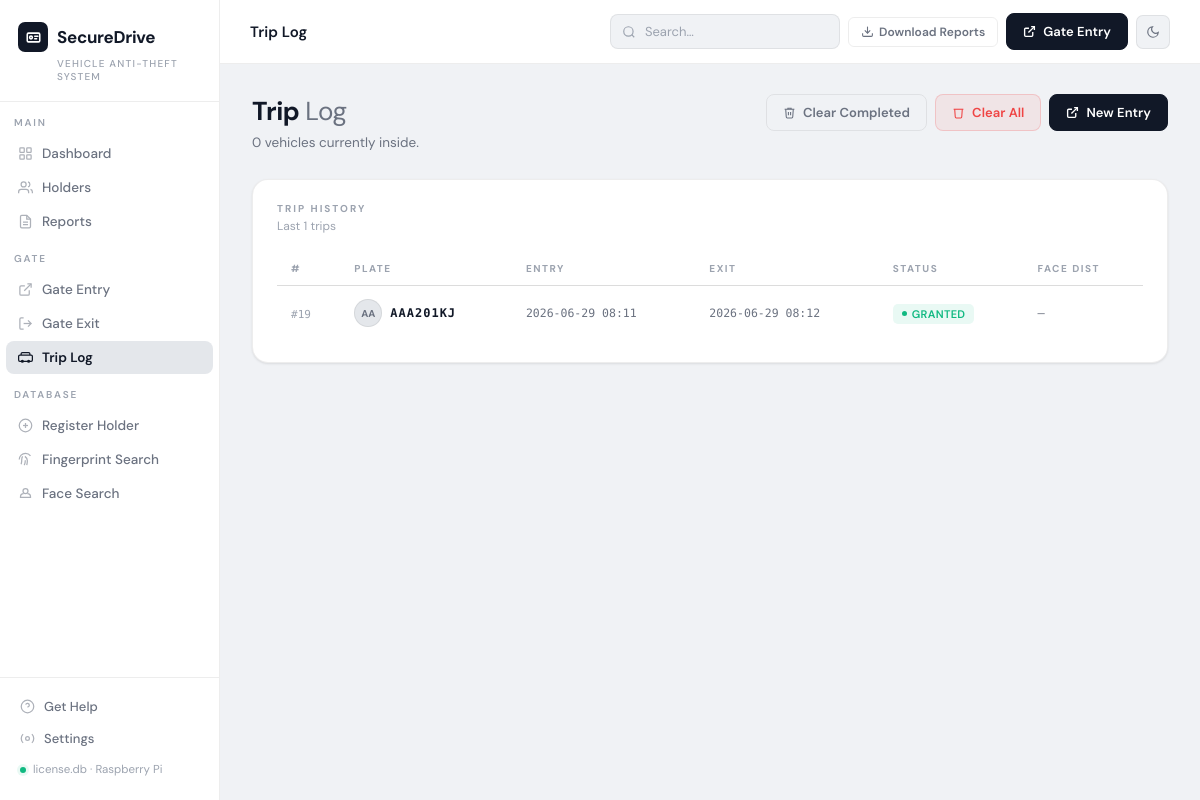
The page /gate/trips on the database as committed earlier.
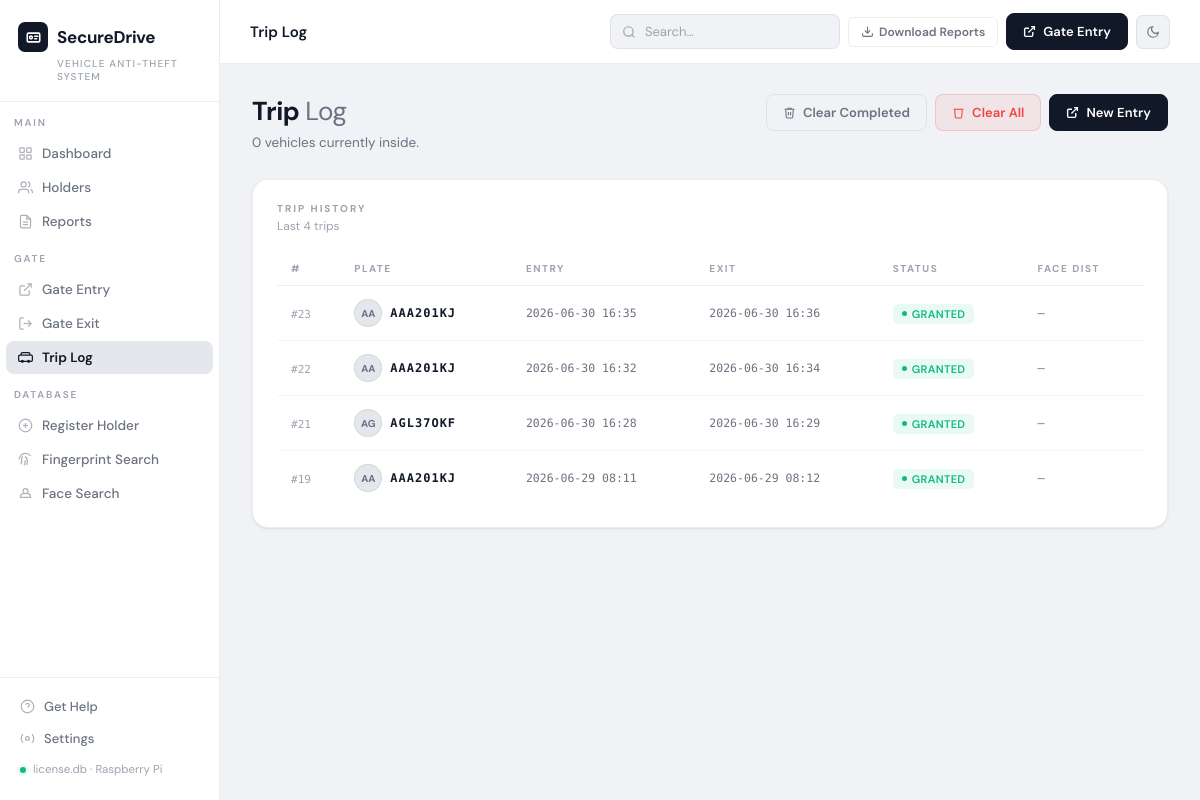
The same page on the database as committed later.
### tables this page shows
CREATE TABLE trips (
            id                   INTEGER PRIMARY KEY AUTOINCREMENT,
            plate_number         TEXT NOT NULL,
            vehicle_color        TEXT,
            vehicle_color_hsv    TEXT,
            vehicle_photo_path   TEXT,
            face_photo_path      TEXT,
            face_encoding        TEXT,
            fingerprint_template TEXT,
            status               TEXT DEFAULT 'INSIDE'
                                     CHECK(status IN ('INSIDE','EXITED','DENIED')),
            entry_time           TEXT DEFAULT (datetime('now')),
            exit_time            TEXT,
            exit_face_photo_path TEXT,
            exit_result          TEXT,
            face_distance        REAL,
            color_match          INTEGER,
            notes                TEXT
        , passcode TEXT);

### app.py (the view)
@app.route("/gate/trips")
def gate_trips():
    active  = db.get_active_trips()
    history = db.get_all_trips(limit=100)
    return render_template("gate_trips.html", active=active, history=history)

### app.py (called while the page is built)
@app.context_processor
def inject_now():
    return {"now": datetime.now().strftime("%Y-%m-%d")}

### database.py (called while the page is built)
def get_connection():
    conn = sqlite3.connect(DB_PATH)
    conn.row_factory = sqlite3.Row
    return conn

def get_active_trips():
    conn = get_connection()
    c = conn.cursor()
    c.execute("SELECT * FROM trips WHERE status='INSIDE' ORDER BY entry_time DESC")
    rows = c.fetchall()
    conn.close()
    return [dict(r) for r in rows]

def get_all_trips(limit=100):
    conn = get_connection()
    c = conn.cursor()
    c.execute("SELECT * FROM trips ORDER BY entry_time DESC LIMIT ?", (limit,))
    rows = c.fetchall()
    conn.close()
    return [dict(r) for r in rows]

### templates/gate_trips.html (shortened to what this page needs)
{% extends "base.html" %}
{% block topbar_title %}Trip Log{% endblock %}
{% block content %}
<div class="page-header">
    <div>
        <div class="page-greeting">Trip <span>Log</span></div>
        <div class="page-sub">{{ active|length }} vehicle{{ 's' if active|length != 1 }} currently inside.</div>
    </div>
    <div class="page-actions">
        {% if history %}
        <form method="POST" action="{{ url_for('gate_trips_clear_history') }}"
              onsubmit="return confirm('Clear completed trips (EXITED / DENIED)? Active vehicles are kept. This cannot be undone.');">
            <button type="submit" class="btn btn-outline">
                <svg width="13" height="13" fill="none" stroke="currentColor" stroke-width="2"
                     viewBox="0 0 24 24"><polyline points="3 6 5 6 21 6"/><path d="M19 6l-1 14a2 2 0 0 1-2 2H8a2 2 0 0 1-2-2L5 6"/><path d="M10 11v6"/><path d="M14 11v6"/><path d="M9 6V4h6v2"/></svg>
                Clear Completed
            </button>
        </form>
        {% endif %}
        <form method="POST" action="{{ url_for('gate_trips_clear_all') }}"
              onsubmit="return confirm('Delete ALL trip records including vehicles currently inside? This cannot be undone.');">
            <button type="submit" class="btn btn-red">
                <svg width="13" height="13" fill="none" stroke="currentColor" stroke-width="2"
                     viewBox="0 0 24 24"><polyline points="3 6 5 6 21 6"/><path d="M19 6l-1 14a2 2 0 0 1-2 2H8a2 2 0 0 1-2-2L5 6"/></svg>
                Clear All
            </button>
        </form>
        <a href="{{ url_for('gate_entry') }}" class="btn btn-gold">
            <svg width="13" height="13" fill="none" stroke="currentColor" stroke-width="2.5"
                 viewBox="0 0 24 24"><path d="M15 3h6v6"/><path d="M10 14L21 3"/><path d="M18 13v6a2 2 0 0 1-2 2H5a2 2 0 0 1-2-2V8a2 2 0 0 1 2-2h6"/></svg>
            New Entry
        </a>
    </div>
</div>
<div class="card">
    <div class="card-header">
        <div>
            <div class="card-title">Trip History</div>
            <div class="card-sub">Last {{ history|length }} trips</div>
        </div>
    </div>
    {% if history %}
    <div class="table-wrap">
        <table>
            <thead>
                <tr>
                    <th>#</th>
                    <th>Plate</th>
                    <th>Entry</th>
                    <th>Exit</th>
                    <th>Status</th>
                    <th>Face Dist</th>
                </tr>
            </thead>
            <tbody>
                {% for t in history %}
                <tr>
                    <td><span class="mono" style="font-size:11px;color:var(--text-mute)">#{{ t.id }}</span></td>
                    <td>
                        <div style="display:flex;align-items:center;gap:8px;">
                            {% if t.face_photo_path %}
                            <img src="{{ t.face_photo_path | gate_photo_url }}"
                                 style="width:28px;height:28px;object-fit:cover;border-radius:50%;
                                        border:1px solid var(--border);">
                            {% else %}
                            <div class="avatar-sm" style="width:28px;height:28px;font-size:10px;">
                                {{ t.plate_number[:2] }}
                            </div>
                            {% endif %}
                            <strong class="mono" style="font-size:12px;letter-spacing:1px;">
                                {{ t.plate_number }}
                            </strong>
                        </div>
                    </td>
                    <td class="mono" style="font-size:11.5px;color:var(--text-dim);">
                        {{ t.entry_time[:16] if t.entry_time else '—' }}
                    </td>
                    <td class="mono" style="font-size:11.5px;color:var(--text-dim);">
                        {{ t.exit_time[:16] if t.exit_time else '—' }}
                    </td>
                    <td>
                        {% if t.status == 'INSIDE' %}
                            <span class="badge badge-blue" style="background:var(--blue-wash);color:var(--blue);">
                                <span class="dot" style="background:var(--blue);"></span>Inside
                            </span>
                        {% elif t.status == 'EXITED' %}
                            <span class="badge badge-green"><span class="dot"></span>
                                {{ t.exit_result or 'Exited' }}
                            </span>
                        {% elif t.status == 'DENIED' %}
                            <span class="badge badge-red"><span class="dot"></span>Denied</span>
                        {% else %}
                            <span class="badge badge-grey"><span class="dot"></span>{{ t.status }}</span>
                        {% endif %}
                    </td>
                    <td class="mono" style="font-size:12px;">
                        {% if t.face_distance is not none %}
                            <span style="color:{% if t.face_distance <= 0.5 %}var(--green){% else %}var(--red){% endif %}">
                                {{ '%.3f'|format(t.face_distance) }}
                            </span>
                        {% else %}—{% endif %}
                    </td>
                </tr>
                {% endfor %}
            </tbody>
        </table>
    </div>
    {% endif %}
</div>
{% endblock %}

### templates/base.html (shortened to what this page needs)
<!DOCTYPE html>
<html lang="en" data-theme="light">
<head>
</head>
<body>
<aside class="sidebar">
    <div class="sidebar-logo">
        <div class="logo-wordmark">
            <div class="logo-icon">
                <svg width="15" height="15" viewBox="0 0 24 24" fill="none" stroke="currentColor" stroke-width="2.5" stroke-linecap="round" stroke-linejoin="round">
                    <rect x="2" y="5" width="20" height="14" rx="2"/>
                    <circle cx="8" cy="12" r="2.2"/>
                    <line x1="14" y1="10" x2="19" y2="10"/>
                    <line x1="14" y1="14" x2="17" y2="14"/>
                </svg>
            </div>
           SecureDrive
        </div>
        <div class="logo-sub">Vehicle Anti-Theft System </div>
    </div>
    <nav class="nav-section">
        <div class="nav-label">Main</div>
        <a href="{{ url_for('dashboard') }}" class="nav-item {% if request.endpoint == 'dashboard' %}active{% endif %}">
            <svg width="15" height="15" fill="none" stroke="currentColor" stroke-width="2" viewBox="0 0 24 24"><rect x="3" y="3" width="7" height="7" rx="1"/><rect x="14" y="3" width="7" height="7" rx="1"/><rect x="3" y="14" width="7" height="7" rx="1"/><rect x="14" y="14" width="7" height="7" rx="1"/></svg>
            Dashboard
        </a>
        <a href="{{ url_for('holders') }}" class="nav-item {% if request.endpoint and 'holder' in request.endpoint %}active{% endif %}">
            <svg width="15" height="15" fill="none" stroke="currentColor" stroke-width="2" viewBox="0 0 24 24"><path d="M17 21v-2a4 4 0 0 0-4-4H5a4 4 0 0 0-4 4v2"/><circle cx="9" cy="7" r="4"/><path d="M23 21v-2a4 4 0 0 0-3-3.87"/><path d="M16 3.13a4 4 0 0 1 0 7.75"/></svg>
            Holders
        </a>
        <a href="{{ url_for('reports') }}" class="nav-item {% if request.endpoint == 'reports' %}active{% endif %}">
            <svg width="15" height="15" fill="none" stroke="currentColor" stroke-width="2" viewBox="0 0 24 24"><path d="M14 2H6a2 2 0 0 0-2 2v16a2 2 0 0 0 2 2h12a2 2 0 0 0 2-2V8z"/><polyline points="14 2 14 8 20 8"/><line x1="16" y1="13" x2="8" y2="13"/><line x1="16" y1="17" x2="8" y2="17"/></svg>
            Reports
        </a>
        <div class="nav-label" style="margin-top:14px">Gate</div>
        <a href="{{ url_for('gate_entry') }}" class="nav-item {% if request.endpoint == 'gate_entry' %}active{% endif %}">
            <svg width="15" height="15" fill="none" stroke="currentColor" stroke-width="2" viewBox="0 0 24 24"><path d="M15 3h6v6"/><path d="M10 14L21 3"/><path d="M18 13v6a2 2 0 0 1-2 2H5a2 2 0 0 1-2-2V8a2 2 0 0 1 2-2h6"/></svg>
            Gate Entry
        </a>
        <a href="{{ url_for('gate_exit') }}" class="nav-item {% if request.endpoint == 'gate_exit' %}active{% endif %}">
            <svg width="15" height="15" fill="none" stroke="currentColor" stroke-width="2" viewBox="0 0 24 24"><path d="M9 21H5a2 2 0 0 1-2-2V5a2 2 0 0 1 2-2h4"/><polyline points="16 17 21 12 16 7"/><line x1="21" y1="12" x2="9" y2="12"/></svg>
            Gate Exit
        </a>
        <a href="{{ url_for('gate_trips') }}" class="nav-item {% if request.endpoint == 'gate_trips' %}active{% endif %}">
            <svg width="15" height="15" fill="none" stroke="currentColor" stroke-width="2" viewBox="0 0 24 24"><rect x="1" y="8" width="22" height="10" rx="2"/><path d="M5 8V6a2 2 0 0 1 2-2h10a2 2 0 0 1 2 2v2"/><circle cx="7" cy="18" r="1.5"/><circle cx="17" cy="18" r="1.5"/></svg>
            Trip Log
        </a>
        <div class="nav-label" style="margin-top:14px">Database</div>
        <a href="{{ url_for('add_holder') }}" class="nav-item {% if request.endpoint == 'add_holder' %}active{% endif %}">
            <svg width="15" height="15" fill="none" stroke="currentColor" stroke-width="2" viewBox="0 0 24 24"><circle cx="12" cy="12" r="10"/><line x1="12" y1="8" x2="12" y2="16"/><line x1="8" y1="12" x2="16" y2="12"/></svg>
            Register Holder
        </a>
        <a href="{{ url_for('fingerprint_search') }}" class="nav-item {% if request.endpoint == 'fingerprint_search' %}active{% endif %}">
            <svg width="15" height="15" fill="none" stroke="currentColor" stroke-width="2" viewBox="0 0 24 24"><path d="M2 12C2 6.5 6.5 2 12 2a10 10 0 0 1 8 4"/><path d="M5 19.5C5.5 18 6 15 6 12c0-1.9.5-3.6 1.4-5"/><path d="M10 21a17 17 0 0 0 1.7-7.7"/><path d="M14 21c.5-2 1-4.3 1-7s-1.5-5.2-4-7"/></svg>
            Fingerprint Search
        </a>
        <a href="{{ url_for('face_search') }}" class="nav-item {% if request.endpoint == 'face_search' %}active{% endif %}">
            <svg width="15" height="15" fill="none" stroke="currentColor" stroke-width="2" viewBox="0 0 24 24"><circle cx="12" cy="8" r="4"/><path d="M9 12a5 5 0 0 0-5 5v1h16v-1a5 5 0 0 0-5-5"/></svg>
            Face Search
        </a>
    </nav>
    <div class="sidebar-footer">
        <a href="{{ url_for('reports') }}" class="sidebar-footer-item">
            <svg width="15" height="15" fill="none" stroke="currentColor" stroke-width="2" viewBox="0 0 24 24"><circle cx="12" cy="12" r="10"/><path d="M9.09 9a3 3 0 0 1 5.83 1c0 2-3 3-3 3"/><line x1="12" y1="17" x2="12.01" y2="17"/></svg>
            Get Help
        </a>
        <a href="{{ url_for('settings') }}" class="sidebar-footer-item {% if request.endpoint == 'settings' %}active{% endif %}">
            <svg width="15" height="15" fill="none" stroke="currentColor" stroke-width="2" viewBox="0 0 24 24"><circle cx="12" cy="12" r="3"/><path d="M19.07 4.93a10 10 0 0 1 0 14.14M4.93 4.93a10 10 0 0 0 0 14.14"/></svg>
            Settings
        </a>
        <div class="footer-status">
            <div class="pulse-dot"></div>
            license.db · Raspberry Pi
        </div>
    </div>
</aside>
<div class="main">
    <div class="topbar">
        <div class="topbar-left">
            <div class="topbar-title">{% block topbar_title %}Dashboard{% endblock %}</div>
        </div>
        <div class="topbar-right">
            <form method="GET" action="{{ url_for('holders') }}">
                <input class="search-bar" type="text" name="q" placeholder="Search…" value="{{ request.args.get('q', '') }}">
            </form>
            <a href="{{ url_for('reports') }}" class="btn btn-outline btn-sm">
                <svg width="13" height="13" fill="none" stroke="currentColor" stroke-width="2" viewBox="0 0 24 24"><path d="M21 15v4a2 2 0 0 1-2 2H5a2 2 0 0 1-2-2v-4"/><polyline points="7 10 12 15 17 10"/><line x1="12" y1="15" x2="12" y2="3"/></svg>
                Download Reports
            </a>
            <a href="{{ url_for('gate_entry') }}" class="btn btn-gold">
                <svg width="13" height="13" fill="none" stroke="currentColor" stroke-width="2.5" viewBox="0 0 24 24"><path d="M15 3h6v6"/><path d="M10 14L21 3"/><path d="M18 13v6a2 2 0 0 1-2 2H5a2 2 0 0 1-2-2V8a2 2 0 0 1 2-2h6"/></svg>
                Gate Entry
            </a>
            <button class="icon-btn" id="theme-toggle" title="Toggle theme" type="button">
                <svg class="icon-theme-moon" width="14" height="14" fill="none" stroke="currentColor" stroke-width="2" viewBox="0 0 24 24"><path d="M21 12.79A9 9 0 1 1 11.21 3 7 7 0 0 0 21 12.79z"/></svg>
            </button>
        </div>
    </div>
    <div class="content">
        {% block content %}{% endblock %}
    </div>
</div>
</body>
</html>

Rows that differ between the two databases and show on the page:
added trips: id "23", plate_number "AA", plate_number "AAA201KJ", entry_time "2026-06-30 16:35", exit_time "2026-06-30 16:36", exit_result "GRANTED"
added trips: id "22", plate_number "AA", plate_number "AAA201KJ", entry_time "2026-06-30 16:32", exit_time "2026-06-30 16:34", exit_result "GRANTED"
added trips: id "21", plate_number "AG", plate_number "AGL37OKF", entry_time "2026-06-30 16:28", exit_time "2026-06-30 16:29", exit_result "GRANTED"
Other text that changed with them:
{{ history|length }}: "1" → "4"
